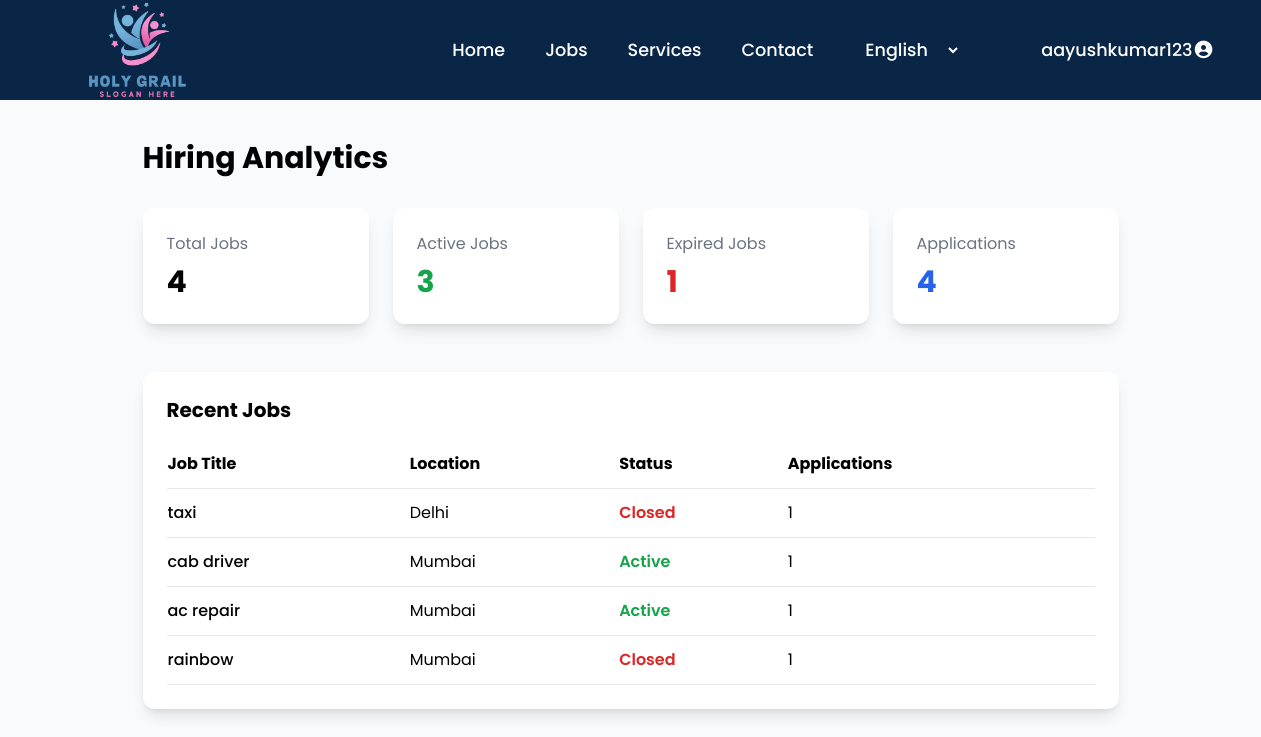
Page /jobs/analytics/ (signed in) on the committed database.
### jobs/models.py (models this page shows, shortened)
class Job(models.Model):
    employer = models.ForeignKey(
        settings.AUTH_USER_MODEL,
        on_delete=models.CASCADE,
        related_name="jobs",
        null=True,        # 👈 IMPORTANT
        blank=True
    )
    STATUS_CHOICES = (
        ("open", "Open"),
        ("closed", "Closed"),
    )
    title = models.CharField(max_length=200)
    company_name = models.CharField(max_length=200)
    location = models.CharField(max_length=100)
    job_type = models.CharField(max_length=50)
    companyEmail = models.EmailField(null=True,blank=True)
    salary = models.IntegerField()
    station = models.CharField(max_length=100)
    description = models.TextField(null=True,blank=True)
    created_at = models.DateTimeField(auto_now_add=True)
    experience = models.CharField(max_length=100)
    education= models.CharField(max_length=200)
    skills = models.CharField(max_length=400)
    shift = models.CharField(max_length=50)
    expires_at = models.DateField(null=True, blank=True)
    status = models.CharField(
        max_length=10,
        choices=STATUS_CHOICES,
        default="open"
    )

### jobs/views.py (the view)
# urls.py: path("analytics/", views.hiring_analytics, name="hiring_analytics"),
@login_required
def hiring_analytics(request):
    jobs = Job.objects.filter(employer=request.user)
    total_jobs = jobs.count()
    active_jobs = jobs.filter(
        expires_at__gte=timezone.now().date()
    ).count()
    expired_jobs = jobs.filter(
        expires_at__lt=timezone.now().date()
    ).count()
    total_applications = JobApplication.objects.filter(
        job__employer=request.user
    ).count()
    context = {
        "jobs": jobs,
        "total_jobs": total_jobs,
        "active_jobs": active_jobs,
        "expired_jobs": expired_jobs,
        "total_applications": total_applications,
    }
    return render(request, "jobs/hiring_analytics.html", context)

### templates/jobs/hiring_analytics.html
{% extends "home.html" %}
{% load static %}
{% block body %}
<div class="container mx-auto mt-10 px-6">
    <h1 class="text-3xl font-bold mb-8">Hiring Analytics</h1>
    <div class="grid grid-cols-1 md:grid-cols-4 gap-6">
        <div class="bg-white shadow-lg rounded-xl p-6">
            <h3 class="text-gray-500">Total Jobs</h3>
            <p class="text-3xl font-bold mt-2">{{ total_jobs }}</p>
        </div>
        <div class="bg-white shadow-lg rounded-xl p-6">
            <h3 class="text-gray-500">Active Jobs</h3>
            <p class="text-3xl font-bold text-green-600 mt-2">
                {{ active_jobs }}
            </p>
        </div>
        <div class="bg-white shadow-lg rounded-xl p-6">
            <h3 class="text-gray-500">Expired Jobs</h3>
            <p class="text-3xl font-bold text-red-600 mt-2">
                {{ expired_jobs }}
            </p>
        </div>
        <div class="bg-white shadow-lg rounded-xl p-6">
            <h3 class="text-gray-500">Applications</h3>
            <p class="text-3xl font-bold text-blue-600 mt-2">
                {{ total_applications }}
            </p>
        </div>
    </div>
    <div class="mt-12 bg-white shadow-lg rounded-xl p-6">
        <h2 class="text-xl font-bold mb-4">Recent Jobs</h2>
        <table class="w-full text-left border-collapse">
            <thead>
                <tr class="border-b">
                    <th class="py-3">Job Title</th>
                    <th>Location</th>
                    <th>Status</th>
                    <th>Applications</th>
                </tr>
            </thead>
            <tbody>
            {% for job in jobs %}
            <tr class="border-b hover:bg-gray-50">
                <td class="py-3 font-medium">
                    {{ job.title }}
                </td>
                <td>{{ job.location }}</td>
                <td>
                    {% if job.status == "open" %}
                        <span class="text-green-600 font-semibold">
                            Active
                        </span>
                    {% else %}
                        <span class="text-red-600 font-semibold">
                            Closed
                        </span>
                    {% endif %}
                </td>
                <td>
                    {{ job.applications.count }}
                </td>
            </tr>
            {% endfor %}
            </tbody>
        </table>
    </div>
</div>
{% endblock body %}

### templates/home.html (shortened to what this page needs)
{% load static %}
<!DOCTYPE html>
<html lang="en">
  <head>
    {% block csslink %}
      <link rel="stylesheet" href="{%static 'css/style.css' %}">
      <link rel="stylesheet" href="https://cdnjs.cloudflare.com/ajax/libs/font-awesome/7.0.1/css/all.min.css" />
    {% endblock csslink %}
    <script src="https://cdn.tailwindcss.com"></script>
    <link href="https://unpkg.com/boxicons@2.1.4/css/boxicons.min.css" rel="stylesheet" />
  </head>
  <body class="font-poppins relative bg-gray-50">
    <header class="bg-primary sticky top-0 z-50">
      <nav class="max-w-[1200px] mx-auto px-4">
        <div id="navbar" class="flex justify-between items-center h-[100px]">
          {% if user.profile.role == "seeker" %}
            <a href="{% url 'accounts:seeker_dashboard' %}">
              <img
                class="w-[100px] md:w-[180px]"
                src="{% static 'images/logo.png' %}"
                alt="LOGO"
              />
            </a>
          {% else %}
            <a href="{% url 'accounts:provider_dashboard' %}">
              <img
                class="w-[100px] md:w-[180px]"
                src="{% static 'images/logo.png' %}"
                alt="LOGO"
              />
            </a>
          {% endif %}
          <ul
            id="menu"
            class="hidden md:flex items-center list-none space-x-0 md:space-x-10 text-white font-medium text-[1.1rem]"
          >
          {% if user.profile.role == "seeker" %}
          <li>
            <a href="{% url 'accounts:seeker_dashboard' %}" class="hover:text-accent transition-colors"
              >Home</a
            >
          </li>
          {% else %}
          <li>
            <a href="{% url 'accounts:provider_dashboard' %}" class="hover:text-accent transition-colors"
              >Home</a
            >
          </li>
          {% endif %}
            <li class="relative group z-20">
              {% if user.profile.role == "seeker" %}
              <a href="{% url 'jobs:job_list' %}" class="hover:text-accent transition-colors"
                >Jobs</a
              >
              {% else %}
              <a href="{% url 'jobs:recruiter_dashboard' %}" class="hover:text-accent transition-colors"
                >Jobs</a
              >
              {% endif %}
            </li>
            <li class="relative group z-20">
              <a href="{% url 'Pages:services' %}" class="hover:text-accent transition-colors"
                >Services</a
              >
            </li>
            <li class="relative group">
              <a href="{% url 'Pages:contact' %}" class="hover:text-accent transition-colors"
                >Contact</a
              >
            </li>
            <li>
              <select
                title="language"
                class="lang-option bg-primary text-white p-2 rounded-lg border-none outline-none cursor-pointer md:ml-0"
              >
                <option value="English">English</option>
              </select>
            </li>
            <li class="hidden lg:block ml-10 p-0">
              <div class="signin-buttons relative">
                {% if user.is_authenticated %}
                  <div class="d-flex align-items-center gap-3">
                      <li class="relative group z-20">
                        <span  class="hover:text-accent transition-colors"
                          >{{ user.username }}<i class="fa-solid fa-circle-user"></i></
                    </li>
                  </div>
                  {% endif %}
              </div>
            </li>
          </ul>
        </div>
      </nav>
    </header>
{% block body %}{% endblock body %}
  </body>
</html>

### static/css/style.css (style rules this page uses)
html { scroll-behavior: smooth; }

### rows in the picture
Job: title "taxi", location "Delhi", status "Closed", applications.count "1"
Job: title "cab driver", location "Mumbai", status "Active", applications.count "1"
Job: title "ac repair", location "Mumbai", status "Active", applications.count "1"
Job: title "rainbow", location "Mumbai", status "Closed", applications.count "1"

### other values in the picture
{{ user.username }} "aayushkumar123"
{{ total_jobs }} "4"
{{ active_jobs }} "3"
{{ expired_jobs }} "1"
{{ total_applications }} "4"
